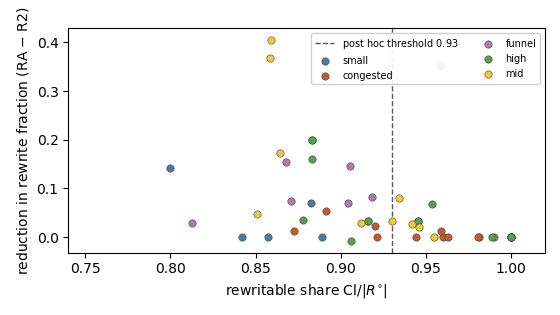

Source code (Python):
"""E7 post hoc rule: rewritable share vs reduction in rewrite fraction.  Reads
cheap_baselines.csv; runs no new experiment."""
from __future__ import annotations

import csv
import os
from collections import defaultdict

import matplotlib

matplotlib.use("Agg")
import matplotlib.pyplot as plt  # noqa: E402

HERE = os.path.dirname(os.path.abspath(__file__))
CSV = os.path.abspath(os.path.join(
    HERE, "..", "..", "STRC", "experiments", "cheap_baselines.csv"))
OUT = os.path.join(HERE, "fig_strc_worth")

ORDER = ("example_3x3x2", "congested_8x4x4", "S8x4x4_funnel",
         "S8x4x4_high", "S8x4x4_mid")
LABEL = {
    "example_3x3x2": "small",
    "congested_8x4x4": "congested",
    "S8x4x4_high": "high",
    "S8x4x4_funnel": "funnel",
    "S8x4x4_mid": "mid",
}
COLOR = {
    "example_3x3x2": "#4c78a8",
    "congested_8x4x4": "#c45c26",
    "S8x4x4_high": "#54a24b",
    "S8x4x4_funnel": "#b279a2",
    "S8x4x4_mid": "#eeca3b",
}

# Post hoc threshold chosen on this sample; no extrapolated theorem is claimed.
THRESH = 0.93


def pairs(path):
    rows = list(csv.DictReader(open(path, encoding="utf-8")))
    idx = {(r["instance"], r["seed"], r["arm"]): r for r in rows}
    out = []
    for inst, seed in sorted({(r["instance"], r["seed"]) for r in rows}):
        a, b = idx.get((inst, seed, "R2")), idx.get((inst, seed, "RA"))
        if a is None or b is None:
            continue
        if str(a["feasible"]).lower() != "true" or str(b["feasible"]).lower() != "true":
            continue
        share = float(a["release_size"]) / float(a["alive_size"])
        delta = float(b["res_frac"]) - float(a["res_frac"])
        out.append((inst, seed, share, delta))
    return out


def main() -> None:
    data = pairs(CSV)
    fig, ax = plt.subplots(figsize=(5.6, 3.15))
    by = defaultdict(list)
    for inst, _seed, share, delta in data:
        by[inst].append((share, delta))
    for inst in ORDER:
        xs = [p[0] for p in by.get(inst, ())]
        ys = [p[1] for p in by.get(inst, ())]
        if not xs:
            continue
        ax.scatter(xs, ys, s=28, color=COLOR[inst], label=LABEL[inst],
                   edgecolors="0.25", linewidths=0.4, zorder=3)
    ax.axvline(THRESH, color="0.35", linestyle="--", linewidth=1.0,
               label=rf"post hoc threshold ${THRESH:g}$")
    ax.set_xlabel(r"rewritable share $\mathrm{Cl}/|R^{\circ}|$")
    ax.set_ylabel("reduction in rewrite fraction (RA $-$ R2)")
    ax.set_xlim(0.74, 1.02)
    ax.legend(loc="upper right", fontsize=7, ncol=2, framealpha=0.92)
    fig.tight_layout()
    fig.savefig(OUT + ".pdf")
    fig.savefig(OUT + ".png")
    print("wrote", OUT + ".pdf")

    lo = [d for _i, _s, sh, d in data if sh < THRESH - 1e-12]
    hi = [d for _i, _s, sh, d in data if sh >= THRESH - 1e-12]
    print("n=%d  thresh=%.2f  below n=%d mean=%.3f  above n=%d mean=%.3f"
          % (len(data), THRESH,
             len(lo), (sum(lo) / len(lo) if lo else float("nan")),
             len(hi), (sum(hi) / len(hi) if hi else float("nan"))))


if __name__ == "__main__":
    main()
